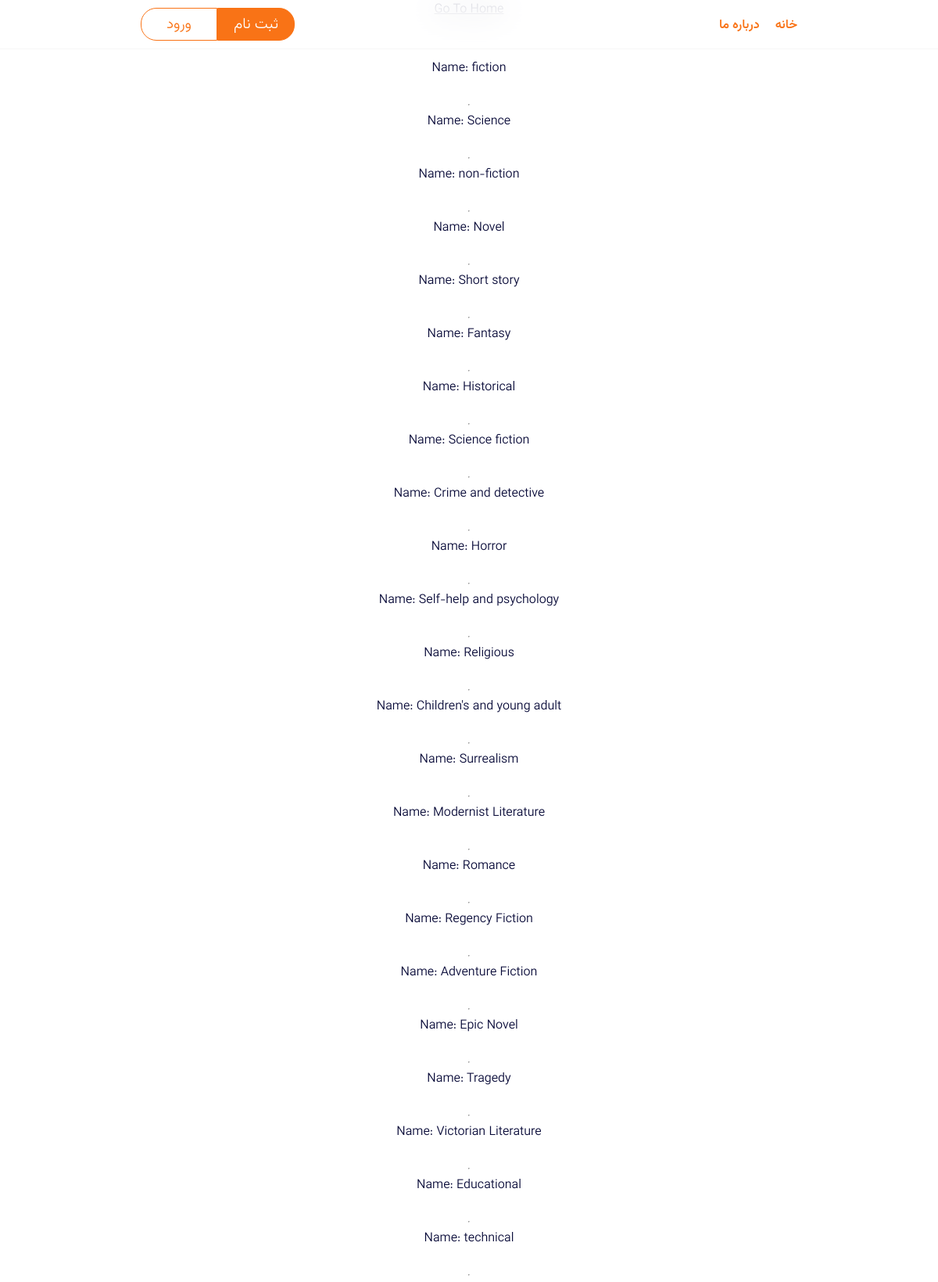
The page /book/all-genres/ on the database as committed earlier.
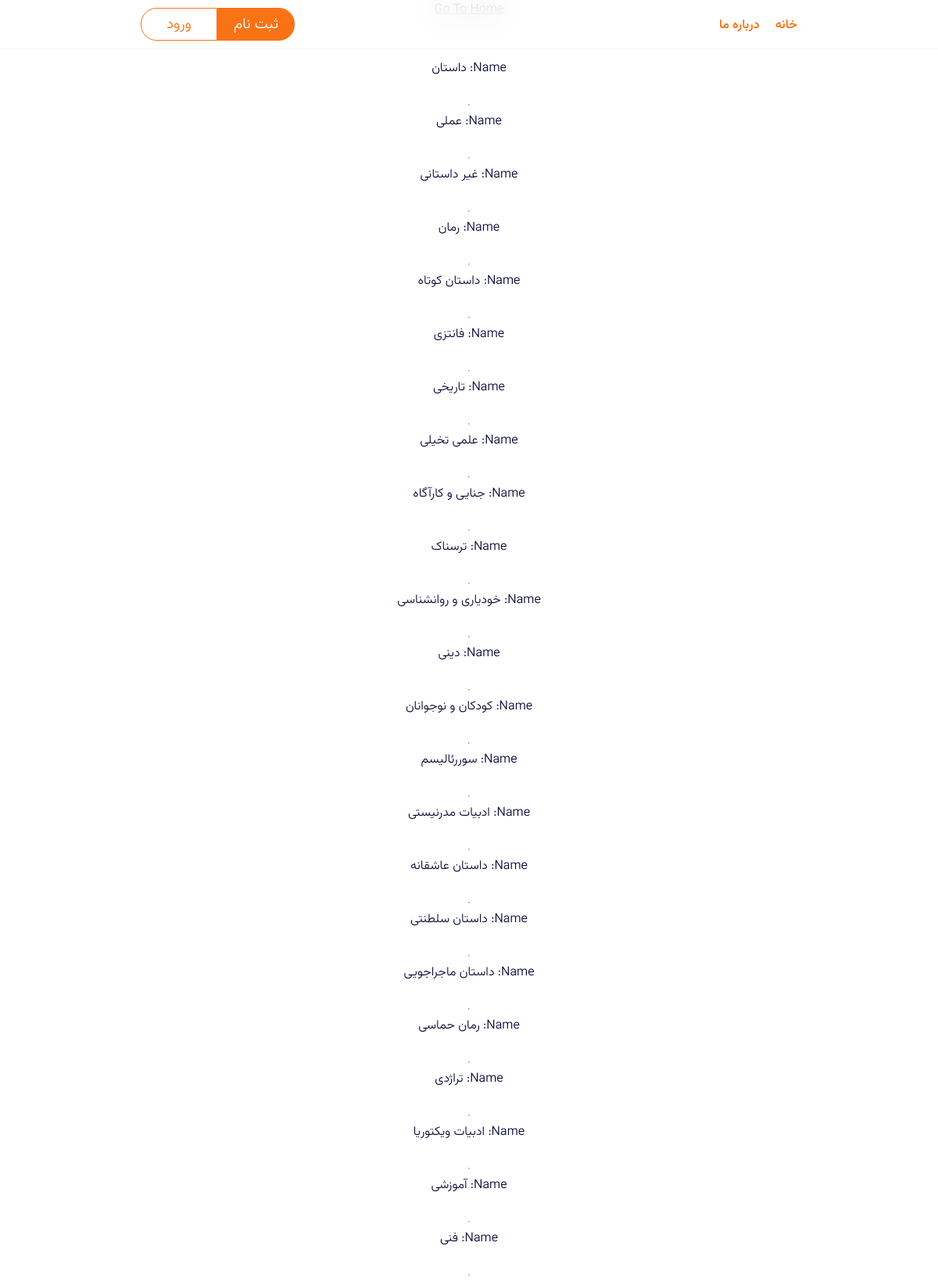
The same page on the database as committed later.
### book/models.py (models this page shows, shortened)
class Genre(models.Model):
    title = models.CharField(max_length = 60,
                             help_text = 'Enter a book genre (e.g. Science Fiction, French poetry etc.)')

### book/views.py (the view)
# urls.py: path('all-genres/', views.showGenres, name = 'allGenres'),
def showGenres(request):
    genres = Genre.objects.all()
    context = {'genres': genres}
    return render(request, 'book/showGenres.html', context)

### templates/media/book/showGenres.html (shortened to what this page needs)
{% extends 'parents/main.html' %}
{% block content %}
    <a href="{% url 'book:home' %}" class="btn btn-outline-warning">Go To Home</a>
    <br><br>
    {% for genre in genres %}
        <small>Name: <strong>{{ genre.title }}</strong></small><br>
        <hr>
    {% endfor %}
{% endblock %}

Rows that differ between the two databases and show on the page:
changed Genre: title "fiction" → "داستان"
changed Genre: title "Science" → "عملی"
changed Genre: title "non-fiction" → "غیر داستانی"
changed Genre: title "Novel" → "رمان"
changed Genre: title "Short story" → "داستان کوتاه"
changed Genre: title "Fantasy" → "فانتزی"
changed Genre: title "Historical" → "تاریخی"
changed Genre: title "Science fiction" → "علمی تخیلی"
changed Genre: title "Crime and detective" → "جنایی و کارآگاه"
changed Genre: title "Horror" → "ترسناک"
changed Genre: title "Self-help and psychology" → "خودیاری و روانشناسی"
changed Genre: title "Religious" → "دینی"
changed Genre: title "Children's and young adult" → "کودکان و نوجوانان"
changed Genre: title "Surrealism" → "سوررئالیسم"
changed Genre: title "Modernist Literature" → "ادبیات مدرنیستی"
changed Genre: title "Romance" → "داستان عاشقانه"
changed Genre: title "Regency Fiction" → "داستان سلطنتی"
changed Genre: title "Adventure Fiction" → "داستان ماجراجویی"
changed Genre: title "Epic Novel" → "رمان حماسی"
changed Genre: title "Tragedy" → "تراژدی"
changed Genre: title "Victorian Literature" → "ادبیات ویکتوریا"
changed Genre: title "Educational" → "آموزشی"
changed Genre: title "technical" → "فنی"
